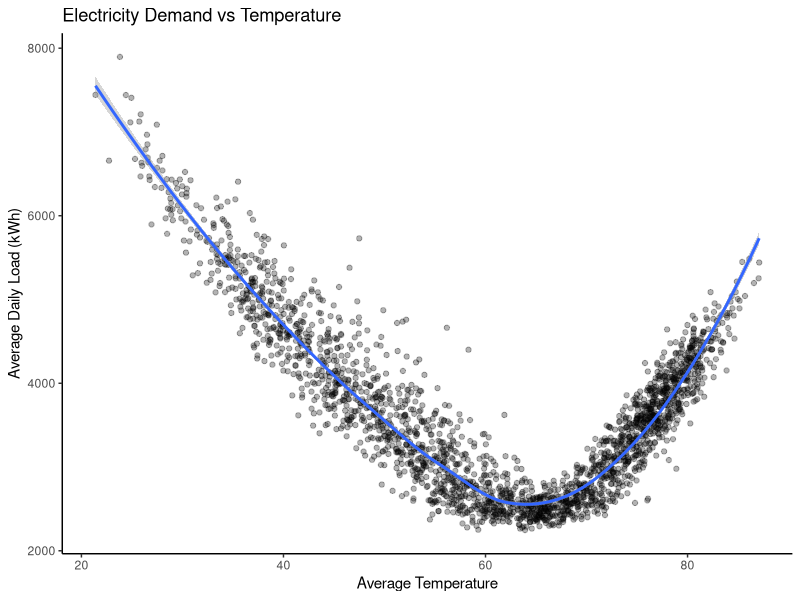
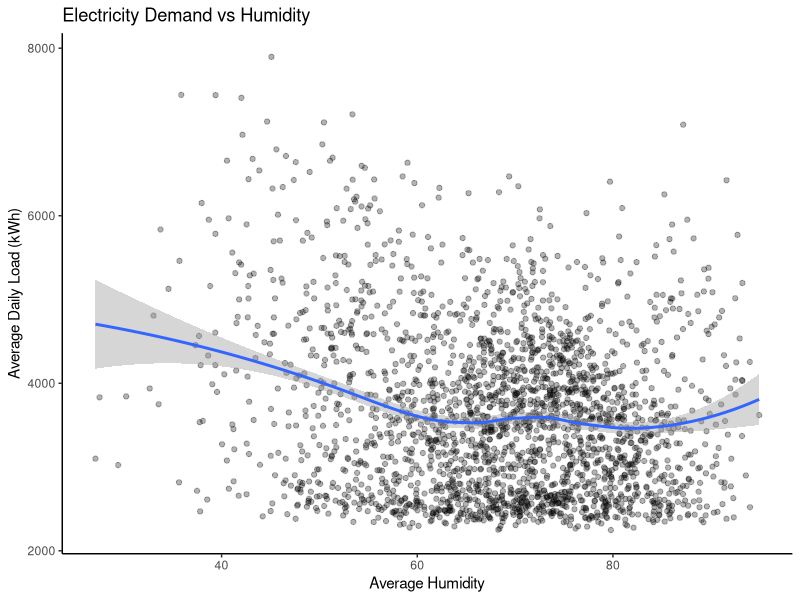
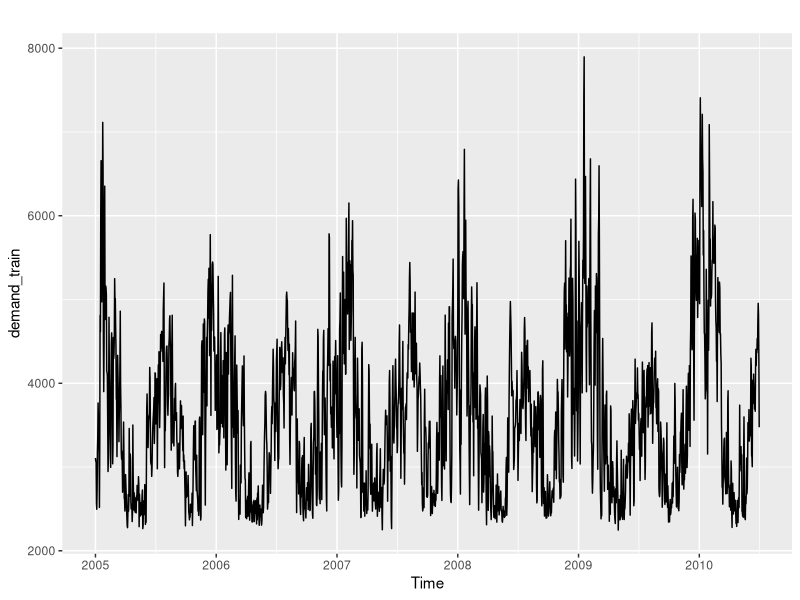
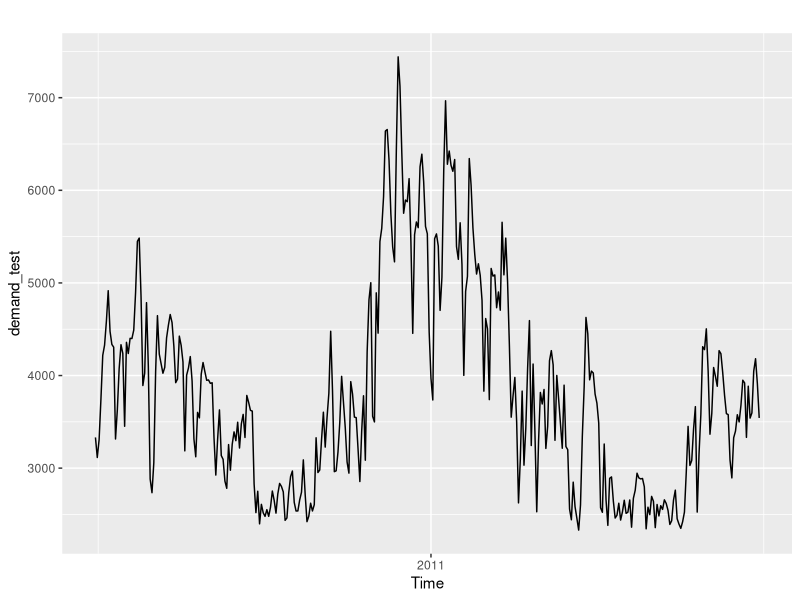
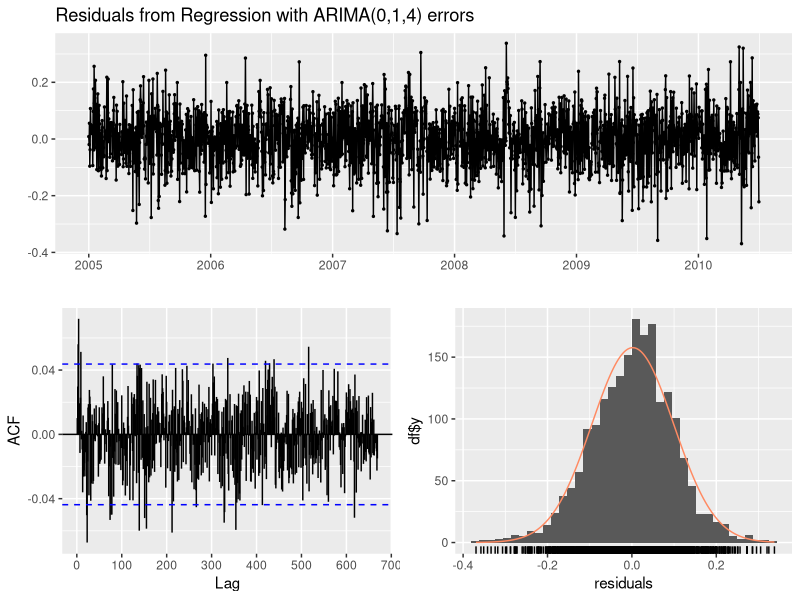
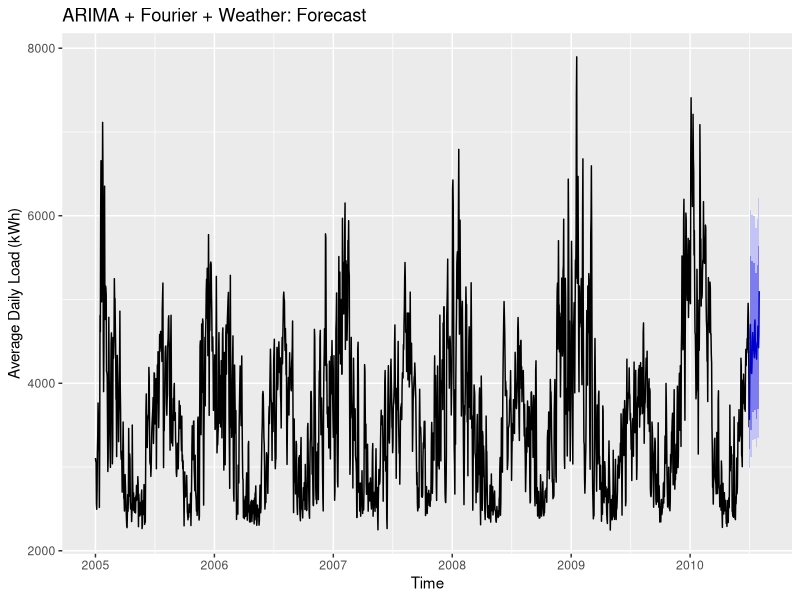
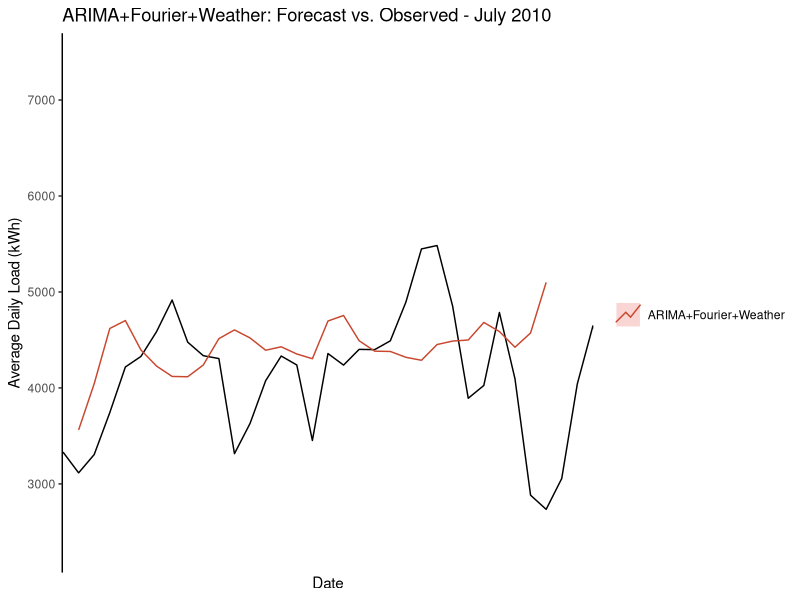
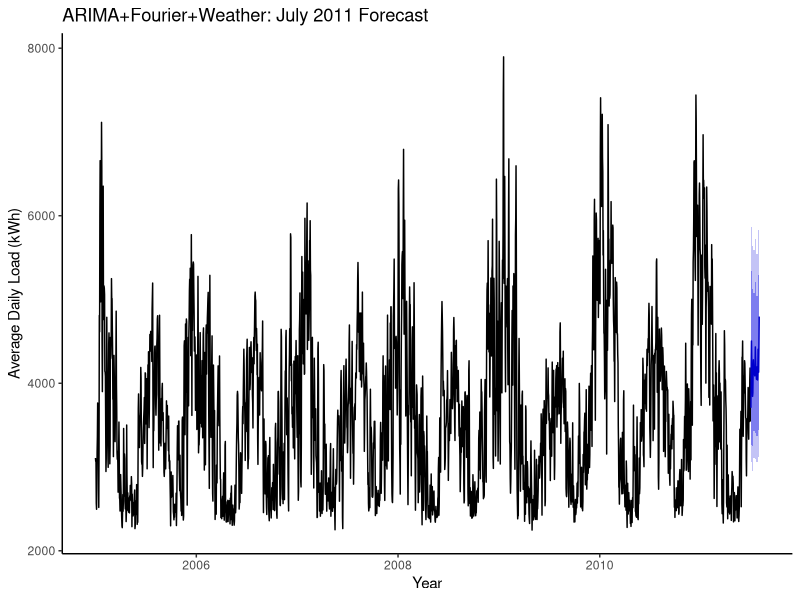

These charts were generated, in order, by the following R code: (Note: this script raises an error after producing the figures.)
## ---- chunk 1
knitr::opts_chunk$set(echo = TRUE, tidy.opts=list(width.cutoff=80), tidy=FALSE,
                      message=FALSE, warning=FALSE)
## ---- chunk 2
rm(list = ls())

library(lubridate)
library(ggplot2)
library(forecast)
library(tidyverse)
library(kableExtra)
library(here)

## ---- chunk 3
here()
demand <- read.csv(
  file = "Data/Processed/CleanDemand_v1.csv"
) %>%
  select(-X) %>%
  mutate(date = ymd(date))

temp <- read.csv(
  file = "Data/Processed/CleanTemp_v1.csv"
) %>%
  select(-X) %>%
  mutate(date = ymd(date))

humidity <- read.csv(
  file = "Data/Processed/CleanHumidity_v1.csv"
) %>%
  select(-X) %>%
  mutate(date = ymd(date))

# Join all datasets
data_full <- demand %>%
  left_join(temp, by = "date") %>%
  left_join(humidity, by = "date")

nobs <- nrow(data_full)

head(data_full)
summary(data_full)
## ---- chunk 4
# Handle NAs BEFORE creating msts
demand_clean <- na.interp(demand$avg_load, linear = TRUE)

# Create msts from clean data
demand_msts <- msts(demand_clean,
                    seasonal.periods = c(7, 365.25),
                    start = c(2005, 1))

cat("demand_msts class:", class(demand_msts), "\n")

# Create matrix of exogenous variables (temperature and humidity)
weather_xreg <- cbind(temp = data_full$avg_temp,
                      humid = data_full$avg_humidity)

head(weather_xreg)
## ---- chunk 5
# Plot demand vs temperature
ggplot(data_full, aes(x = avg_temp, y = avg_load)) +
  geom_point(alpha = 0.3) +
  geom_smooth(method = "loess") +
  labs(title = "Electricity Demand vs Temperature",
       x = "Average Temperature",
       y = "Average Daily Load (kWh)") +
  theme_classic()

# Plot demand vs humidity
ggplot(data_full, aes(x = avg_humidity, y = avg_load)) +
  geom_point(alpha = 0.3) +
  geom_smooth(method = "loess") +
  labs(title = "Electricity Demand vs Humidity",
       x = "Average Humidity",
       y = "Average Daily Load (kWh)") +
  theme_classic()
## ---- chunk 6

n_for <- 365

# Training data - interpolate BEFORE creating msts
train_load <- data_full$avg_load[1:(nobs - n_for)]
train_load_clean <- na.interp(train_load, linear = TRUE)
demand_train <- msts(train_load_clean,
                     seasonal.periods = c(7, 365.25),
                     start = c(2005, 1))

# Test data
test_load <- data_full$avg_load[(nobs - n_for + 1):nobs]
test_load_clean <- na.interp(test_load, linear = TRUE)
demand_test <- msts(test_load_clean,
                    seasonal.periods = c(7, 365.25),
                    start = c(2010, 182))

# Split weather variables
weather_train <- weather_xreg[1:(nobs - n_for), ]
weather_test <- weather_xreg[(nobs - n_for + 1):nobs, ]

# For July 2010 validation (first 31 days of test)
weather_july2010 <- weather_test[1:31, ]
observed_july2010 <- data_full$avg_load[(nobs - n_for + 1):(nobs - n_for + 31)]

# Verify msts structure
cat("demand_train class:", class(demand_train), "\n")

autoplot(demand_train)
autoplot(demand_test)

## ---- chunk 7
# Fit ARIMA model with fourier terms AND weather variables as exogenous regressors
# seasonal = FALSE means we handle seasonality with Fourier terms
# lambda = 0 is log transformation to ensure positive forecasts

ARIMA_weather_fit <- auto.arima(demand_train,
                                seasonal = FALSE,
                                lambda = 0,
                                xreg = cbind(fourier(demand_train, K = c(2, 4)),
                                            weather_train))

print(ARIMA_weather_fit)
## ---- chunk 8
checkresiduals(ARIMA_weather_fit)
## ---- chunk 9
# Forecast with ARIMA fit
# Need to specify h for fourier terms AND provide weather data
ARIMA_weather_for <- forecast(ARIMA_weather_fit,
                              xreg = cbind(fourier(demand_train, K = c(2, 4), h = 31),
                                          weather_july2010),
                              h = 31)

# Plot forecasting results
autoplot(ARIMA_weather_for) +
  ylab("Average Daily Load (kWh)") +
  ggtitle("ARIMA + Fourier + Weather: Forecast")
## ---- chunk 10
autoplot(demand_test) +
  autolayer(ARIMA_weather_for, series="ARIMA+Fourier+Weather", PI=FALSE) +
  coord_cartesian(xlim = c(2010.5, 2010.5 + 31/365.25)) +
  ylab("Average Daily Load (kWh)") +
  xlab("Date") +
  labs(title = "ARIMA+Fourier+Weather: Forecast vs. Observed - July 2010",
       color = "") +
  theme_classic()
## ---- chunk 11
ARIMA_weather_scores <- accuracy(ARIMA_weather_for$mean, observed_july2010)

scores_df <- as.data.frame(ARIMA_weather_scores)
row.names(scores_df) <- c("ARIMA+Fourier+Weather")

kbl(scores_df,
    caption = "ARIMA+Fourier+Weather Forecast Accuracy - July 2010 Validation",
    digits = array(4, ncol(scores_df))) %>%
  kable_styling(full_width = FALSE, position = "center",
                latex_options = "hold_position")
## ---- chunk 12
# Extract July 2010 weather to use as proxy for July 2011
july2010_weather <- weather_xreg[(nobs - n_for + 1):(nobs - n_for + 31), ]

# Retrain on full data (Jan 2005 - Jun 2011)
ARIMA_weather_final <- auto.arima(demand_msts,
                                 seasonal = FALSE,
                                 lambda = 0,
                                 xreg = cbind(fourier(demand_msts, K = c(2, 4)),  # Change from c(2,12)
                                             weather_xreg))

ARIMA_weather_final_for <- forecast(ARIMA_weather_final,
                                    xreg = cbind(fourier(demand_msts, K = c(2, 4), h = 31),
                                                july2010_weather),  # Add the weather data!
                                    h = 31)

autoplot(ARIMA_weather_final_for) +
  ylab("Average Daily Load (kWh)") +
  xlab("Year") +
  ggtitle("ARIMA+Fourier+Weather: July 2011 Forecast") +
  theme_classic()
## ---- chunk 13
july2011_dates <- seq(as.Date("2011-07-01"), as.Date("2011-07-31"), by = "day")

submission <- data.frame(
  date = july2011_dates,
  load = as.numeric(ARIMA_weather_final_for$mean)
)

write.csv(submission,
          file = "Submissions/gilman_salzberg_arima_fourier_weather.csv",
          row.names = FALSE)

head(submission)
